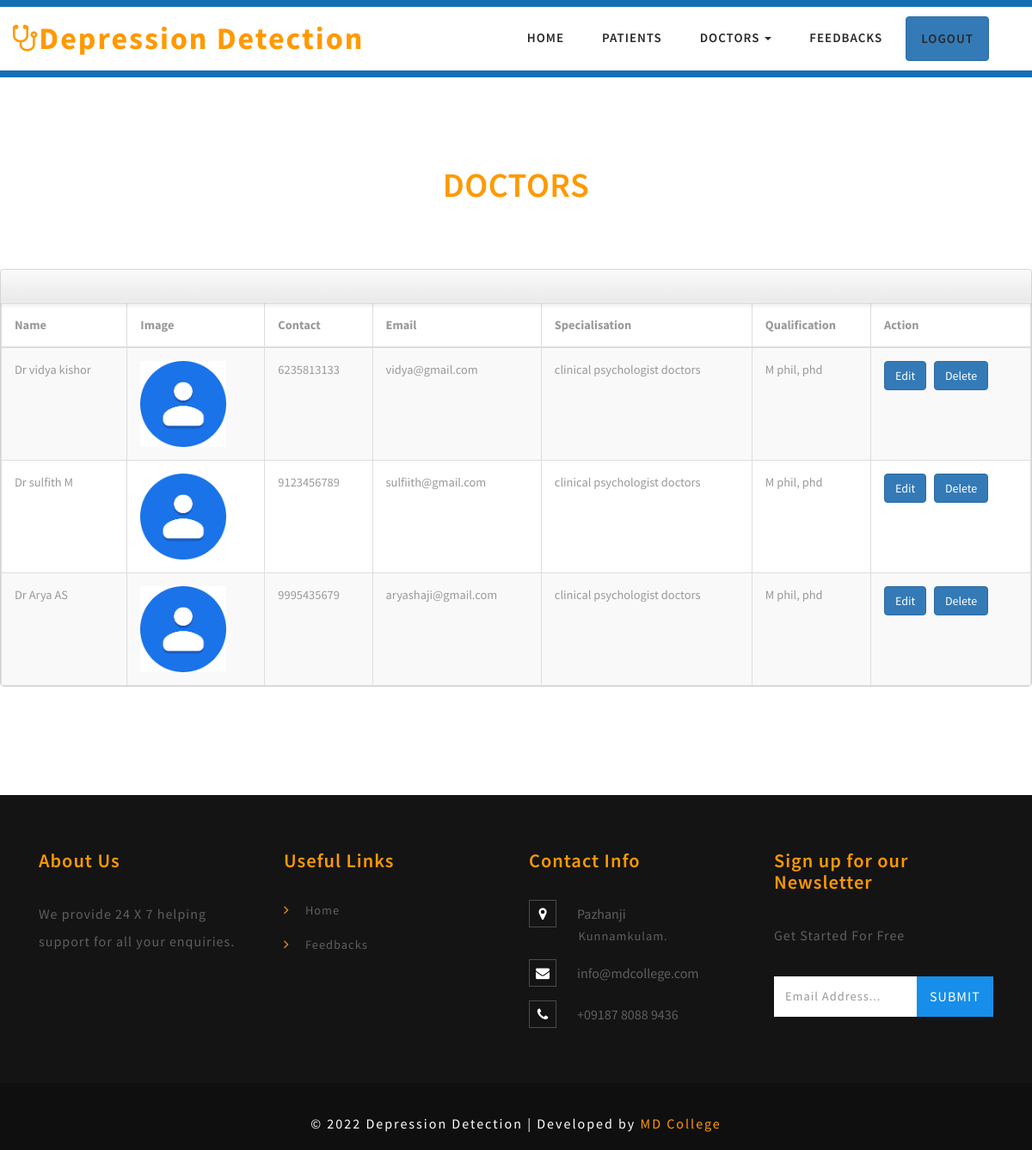
The page /viewDr on the database its author committed.
### mad/models.py (models this page shows)
class registration(db.Model, UserMixin):
    id=db.Column(db.Integer, primary_key=True)
    name = db.Column(db.String(80))
    lid = db.Column(db.String(80))
    address= db.Column(db.String (80))
    email= db.Column(db.String(80))
    number= db.Column(db.String (10))
    password = db.Column(db.String(80))
    usertype = db.Column(db.String(80))
    age = db.Column(db.String(80))
    gender = db.Column(db.String(80))
    dob = db.Column(db.String(80))
    Specialisation=db.Column(db.String(80))
    Qualification=db.Column(db.String(80))
    Image=db.Column(db.String(80))
    location=db.Column(db.String(80))
    hospital=db.Column(db.String(80))

### mad/routes.py (the view)
@login_required
@app.route('/viewDr',methods=["GET","POST"])
def viewDr():
    obj = registration.query.filter_by(usertype="Dr").all()
    return render_template("viewDr.html",obj=obj)

### mad/templates/viewDr.html (shortened to what this page needs)
{%extends 'admin_layout.html'%}
{%block content%}
<br>
<div class="banner-bottom">
	<div class="container">
		<div class="inner_sec_info_agileits_w3">
		  <h1 class="heading-agileinfo">Doctors</h1>
  </div>
  </div>
<div class="span7">
<div class="widget stacked widget-table action-table">
				<div class="widget-header">
				</div>
				<div class="widget-content" >
					<table class="table table-striped table-bordered">
						<thead>
							<tr>
								<th>Name</th>
                                <th>Image</th>
                                <th>Contact</th>
                                <th>Email</th>
								<th>Specialisation</th>
                                <th>Qualification</th>
								<th>Action</th>
							</tr>
						</thead>
						<tbody>
                            {% for  i in obj %}
							<tr>
								<td>{{i.name}}</td>
                                <td><img width=100 height=100 src="../static/pics/{{i.Image}}"></td>
                                <td>{{i.number}}</td>
                                <td>{{i.email}}</td>
                                <td>{{i.Specialisation}}</td>
								<td>{{i.Qualification}}</td>
								<td><a href='/editDr/{{i.id}}'button class="btn btn-style btn-primary">Edit</a>&nbsp;&nbsp;&nbsp;<a href="/delete_Dr/{{i.id}}"button class="btn btn-style btn-primary">Delete</a></td>
                            </tr>
                              {%endfor%}
					        </tbody>
						</table>
				</div>
			</div>
            </div>
<br>
<br>
{%endblock%}

### mad/templates/admin_layout.html (shortened to what this page needs)
<!DOCTYPE html>
<html>
<head>
	<link href="../static/css/bootstrap.css" rel="stylesheet" type="text/css" media="all" />
	<link href="../static/css/style.css" rel="stylesheet" type="text/css" media="all" />
	<link href="../static/css/appointment_style.css" rel="stylesheet" type="text/css" media="all" />
	<link href="../static/css/font-awesome.css" rel="stylesheet">
</head>
<body>
	<div class="header" id="home">
		<div class="top_menu_w3layouts">
		<div class="content white">
			<nav class="navbar navbar-default" role="navigation">
				<div class="container">
					<div class="navbar-header">
						<a class="navbar-brand" href="/">
							<h1><span class="fa fa-stethoscope" aria-hidden="true"></span>Depression Detection</h1>
						</a>
					</div>
					<div class="collapse navbar-collapse" id="bs-example-navbar-collapse-1">
						<nav>
							<ul class="nav navbar-nav">
								<li><a href="/adminpage">Home</a></li>
								<li><a href="/viewpatient" >Patients</a></li>
								<li class="dropdown">
									<a href="#" class="dropdown-toggle" data-toggle="dropdown">Doctors <b class="caret"></b></a>
								</li>
								<li><a href="/feedbackview" >Feedbacks</a></li>
								<li><a href="/logout" class="btn btn-primary">Logout</a></li>
							</ul>
						</nav>
					</div>
				 </div>
			</nav>
		</div>
	</div>
{% block content %}
{%endblock %}
</div>
</div>
	<div class="footer_top_agile_w3ls">
		<div class="container">
			<div class="col-md-3 footer_grid">
				<h3>About Us</h3>
				<p>We provide 24 X 7 helping support for all your enquiries.
				</p>
			</div>
			<div class="col-md-3 footer_grid">
				<h3>Useful Links</h3>
				<ul class="footer_grid_list">
					<li><i class="fa fa-angle-right" aria-hidden="true"></i>
						<a href="#" data-toggle="modal" data-target="#myModal">Home </a>
					</li>
					<li><i class="fa fa-angle-right" aria-hidden="true"></i>
						<a href="#" data-toggle="modal" data-target="#myModal">Feedbacks</a>
					</li>
				</ul>
			</div>
			<div class="col-md-3 footer_grid">
				<h3>Contact Info</h3>
				<ul class="address">
					<li><i class="fa fa-map-marker" aria-hidden="true"></i>Pazhanji <span>Kunnamkulam.</span></li>
					<li><i class="fa fa-envelope" aria-hidden="true"></i><a href="mailto:info@example.com">info@mdcollege.com</a></li>
					<li><i class="fa fa-phone" aria-hidden="true"></i>+09187 8088 9436</li>
				</ul>
			</div>
			<div class="col-md-3 footer_grid ">
				<h3>Sign up for our Newsletter</h3>
				<p>Get Started For Free</p>
				<div class="footer_grid_right">
					<form action="#" method="post">
						<input type="email" name="Email" placeholder="Email Address..." required="">
						<input type="submit" value="Submit">
					</form>
				</div>
			</div>
			<div class="clearfix"> </div>
		</div>
	</div>
	<div class="footer_wthree_agile">
		<p>© 2022 Depression Detection | Developed by <a href="http://w3layouts.com">MD College</a></p>
	</div>
</body>
</html>

### mad/static/css/style.css (style rules this page uses)
html, body { margin: 0; font-size: 100%; background: #fff; font-family: 'Source Sans Pro', sans-serif; }
body a { text-decoration: none; transition: 0.5s all; -webkit-transition: 0.5s all; -moz-transition: 0.5s all; -o-transition: 0.5s all; -ms-transition: 0.5s all; }
input[type="button"], input[type="submit"] { transition: 0.5s all; -webkit-transition: 0.5s all; -moz-transition: 0.5s all; -o-transition: 0.5s all; -ms-transition: 0.5s all; }
h1, h2, h3, h4, h5, h6 { margin: 0; font-family: 'Source Sans Pro', sans-serif; }
p { letter-spacing: 1px; font-size: 1em; line-height: 1.9em; color: #555; }
ul { margin: 0; padding: 0; }
.top_menu_w3layouts { padding: 0.5em 0em; background: #146eb4; }
.content { margin: 0; padding: 0px; }
.navbar-nav { float: right; margin: 0; }
.content.white { background: #fff; }
.navbar { position: relative; min-height: 50px; margin-bottom: 0!important; border: 1px solid transparent; }
.navbar-default { background-color: #fff; border-color: #fff; padding: 10px 0; }
.navbar-brand { float: left; padding: 0!important; font-size: 18px; line-height: 0px!important; height: 0px!important; }
.navbar-default a.navbar-brand h1 { color: #ff9900; font-weight: 700; margin-top: 6px; letter-spacing: 2px; }
.navbar-default .navbar-nav>li>a { color: #282828; letter-spacing: 1px; font-weight: 600; text-transform: uppercase; font-size: 15px; padding: 15px 17px; }
.navbar-nav>li { float: left; margin: 0 5px; }
.heading-agileinfo { font-weight: 600; letter-spacing: .5px; font-size: 40px; margin-bottom: 1.9em; text-align: center; color: #ff9900; text-transform: uppercase; position: relative; margin-top: 0; }
.banner-bottom { padding: 5em 0; }
.table > thead > tr > th, .table > tbody > tr > th, .table > tfoot > tr > th, .table > thead > tr > td, .table > tbody > tr > td, .table > tfoot > tr > td { border-top: none !important; }
.table td, .table>tbody>tr>td, .table>tbody>tr>th, .table>tfoot>tr>td, .table>tfoot>tr>th, .table>thead>tr>td, .table>thead>tr>th { padding: 15px!important; }
.table > thead > tr > th, .table > tbody > tr > th, .table > tfoot > tr > th, .table > thead > tr > td, .table > tbody > tr > td, .table > tfoot > tr > td { font-size: 0.9em; color: #999; border-top: none !important; }
.footer_top_agile_w3ls { background: #141415; padding: 4em 0; }
.footer_wthree_agile { background: #0f0f10; padding: 1em 0; }
.footer_grid h3, .footer_grid_left h3 { font-size: 1.4em; color: #ff9900; position: relative; margin-bottom: 1.5em; font-weight: 600; letter-spacing: 1px; }
.footer_grid p { color: #5f5f63; line-height: 2em; margin-bottom: 2em; }
.footer_grid_list li, .address li { display: block; margin-bottom: 1em; }
.footer_grid_list li i { color: #ff9900; padding-right: 1em; }
.footer_grid_list li a { color: #5f5f63; text-decoration: none; line-height: 1.5em; letter-spacing: 1px; font-size: 0.9em; }
.footer_grid_list li:last-child, .address li:last-child { margin-bottom: 0; }
.address li { color: #5f5f63; }
.address li i { margin-right: 1.5em; color: #fff; width: 32px; height: 32px; text-align: center; line-height: 30px; border: 1px solid #4b4b50; }
.address li span { display: block; margin-left: 4em; letter-spacing: 1px; font-size: 0.9em; }
.address li a { color: #5f5f63; text-decoration: none; }
.footer_grid_right input[type="email"] { outline: none; padding: 13px; background: #fff; font-size: 0.9em; color: #888; width: 65%; border: none; letter-spacing: 1px; float: left; }
.footer_grid_right input[type="submit"] { outline: none; padding: 12px 0; background: #168eea; font-size: 1em; color: #fff; border: none; text-transform: uppercase; letter-spacing: 1px; width: 35%; float: left; margin-top:0; }
.footer_wthree_agile p { color: #fff; font-size: 16px; letter-spacing: 2px; text-align: center; padding-top: 16px; }
.footer_wthree_agile p a { color: #ff9900; transition: .5s ease-in; -webkit-transition: .5s ease-in; -moz-transition: .5s ease-in; -o-transition: .5s ease-in; -ms-transition: .5s ease-in; }
@media (max-width:1280px) { .inner_sec_info_agileits_w3 { margin-top: 0em; } }

### rows shown on the page
registration: name "Dr vidya kishor", Image (picture), number "6235813133", email "vidya@gmail.com", Specialisation "clinical psychologist doctors", Qualification "M phil, phd"
registration: name "Dr sulfith M", Image (picture), number "9123456789", email "sulfiith@gmail.com", Specialisation "clinical psychologist doctors", Qualification "M phil, phd"
registration: name "Dr Arya AS", Image (picture), number "9995435679", email "aryashaji@gmail.com", Specialisation "clinical psychologist doctors", Qualification "M phil, phd"
